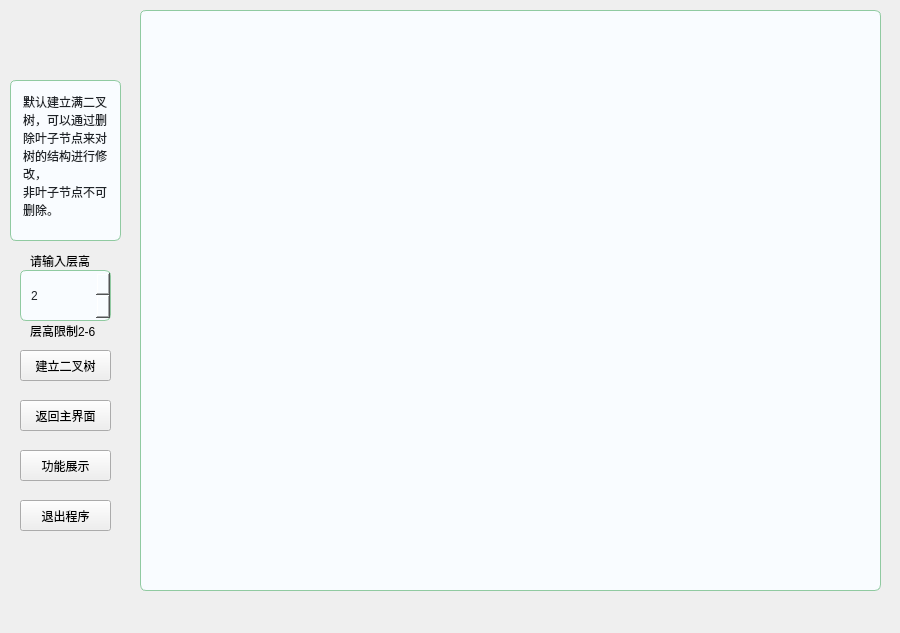
<?xml version="1.0" encoding="UTF-8"?>
<ui version="4.0">
 <class>BuildTree</class>
 <widget class="QWidget" name="BuildTree">
  <property name="geometry">
   <rect>
    <x>0</x>
    <y>0</y>
    <width>900</width>
    <height>633</height>
   </rect>
  </property>
  <property name="windowTitle">
   <string>Form</string>
  </property>
  <widget class="QPushButton" name="returnButton">
   <property name="geometry">
    <rect>
     <x>20</x>
     <y>400</y>
     <width>91</width>
     <height>31</height>
    </rect>
   </property>
   <property name="text">
    <string>返回主界面</string>
   </property>
  </widget>
  <widget class="QPushButton" name="showfuncButton">
   <property name="geometry">
    <rect>
     <x>20</x>
     <y>450</y>
     <width>91</width>
     <height>31</height>
    </rect>
   </property>
   <property name="text">
    <string>功能展示</string>
   </property>
  </widget>
  <widget class="QPushButton" name="exitButton">
   <property name="geometry">
    <rect>
     <x>20</x>
     <y>500</y>
     <width>91</width>
     <height>31</height>
    </rect>
   </property>
   <property name="text">
    <string>退出程序</string>
   </property>
  </widget>
  <widget class="QSpinBox" name="treeheightBox">
   <property name="geometry">
    <rect>
     <x>20</x>
     <y>270</y>
     <width>91</width>
     <height>51</height>
    </rect>
   </property>
   <property name="styleSheet">
    <string notr="true">QSpinBox {
    background-color: #f9fcff;        /* 输入区背景 */
    color: #1f2328;
    border: 1px solid #90caa1;
    border-radius: 6px;
    padding: 4px 28px 4px 8px;         /* 右侧留出上下按钮空间 */
    font: 12px &quot;Microsoft YaHei&quot;;
}

/* 悬停时边框加深 */
QSpinBox:hover {
    border-color: #64b5f6;
    background-color: #eef7ff;
}

/* 禁用态 */
QSpinBox:disabled {
    background-color: #f0f3f6;
    border-color: #d0d7de;
    color: #98a2ad;
}



/* 悬停、按下的反馈 */
QSpinBox::up-button:hover, QSpinBox::down-button:hover {
    background-color: #bbdefb;
    border-color: #64b5f6;
}
QSpinBox::up-button:pressed, QSpinBox::down-button:pressed {
    background-color: #64b5f6;
    border-color: #1e88e5;
}


</string>
   </property>
   <property name="minimum">
    <number>2</number>
   </property>
   <property name="maximum">
    <number>6</number>
   </property>
  </widget>
  <widget class="QGraphicsView" name="treeView">
   <property name="geometry">
    <rect>
     <x>140</x>
     <y>10</y>
     <width>741</width>
     <height>581</height>
    </rect>
   </property>
   <property name="styleSheet">
    <string notr="true">QGraphicsView {
    background-color: #f9fcff;        /* 浅蓝背景 */
    border: 1px solid #90caa1;        /* 与按钮一致的边框色 */
    border-radius: 6px;
}

/* 悬停时边框与底色轻微加深，保持层次感 */
QGraphicsView:hover {
    border-color: #64b5f6;
    background-color: #eef7ff;
}

/* 禁用态 */
QGraphicsView:disabled {
    background-color: #f0f3f6;
    border-color: #d0d7de;
}

/* 让内容区域透明，背景色由 QGraphicsView 控制 */
QGraphicsView::viewport {
    background: transparent;
}</string>
   </property>
  </widget>
  <widget class="QPushButton" name="buildButton">
   <property name="geometry">
    <rect>
     <x>20</x>
     <y>350</y>
     <width>91</width>
     <height>31</height>
    </rect>
   </property>
   <property name="text">
    <string>建立二叉树</string>
   </property>
  </widget>
  <widget class="QLabel" name="label">
   <property name="geometry">
    <rect>
     <x>30</x>
     <y>250</y>
     <width>111</width>
     <height>21</height>
    </rect>
   </property>
   <property name="text">
    <string>请输入层高</string>
   </property>
  </widget>
  <widget class="QLabel" name="label_2">
   <property name="geometry">
    <rect>
     <x>30</x>
     <y>320</y>
     <width>81</width>
     <height>21</height>
    </rect>
   </property>
   <property name="text">
    <string>层高限制2-6</string>
   </property>
  </widget>
  <widget class="QTextBrowser" name="textBrowser">
   <property name="geometry">
    <rect>
     <x>10</x>
     <y>80</y>
     <width>111</width>
     <height>161</height>
    </rect>
   </property>
   <property name="styleSheet">
    <string notr="true">/* 美化 QTextBrowser，全局生效 */
QTextBrowser {
    background-color: #f9fcff;          /* 浅蓝背景，柔和不刺眼 */
    border: 1px solid #90caa1;          /* 与按钮保持一致的绿色边框 */
    border-radius: 6px;                 /* 圆角 */
    padding: 8px;                       /* 内边距 */
    color: #1f2328;                     /* 深色文字 */
    font: 12px &quot;Microsoft YaHei&quot;;       /* 字体 */
}

/* 鼠标悬停时（虽然 QTextBrowser 一般不点击，但也能给 hover 效果） */
QTextBrowser:hover {
    border: 1px solid #64b5f6;          /* 边框加深 */
    background-color: #eef7ff;          /* 稍微更亮的蓝色背景 */
}

/* 禁用时 */
QTextBrowser:disabled {
    background-color: #f0f3f6;
    border: 1px solid #d0d7de;
    color: #98a2ad;
}
</string>
   </property>
   <property name="html">
    <string>&lt;!DOCTYPE HTML PUBLIC &quot;-//W3C//DTD HTML 4.0//EN&quot; &quot;http://www.w3.org/TR/REC-html40/strict.dtd&quot;&gt;
&lt;html&gt;&lt;head&gt;&lt;meta name=&quot;qrichtext&quot; content=&quot;1&quot; /&gt;&lt;meta charset=&quot;utf-8&quot; /&gt;&lt;style type=&quot;text/css&quot;&gt;
p, li { white-space: pre-wrap; }
hr { height: 1px; border-width: 0; }
li.unchecked::marker { content: &quot;\2610&quot;; }
li.checked::marker { content: &quot;\2612&quot;; }
&lt;/style&gt;&lt;/head&gt;&lt;body style=&quot; font-family:'Microsoft YaHei'; font-size:12px; font-weight:400; font-style:normal;&quot;&gt;
&lt;p style=&quot; margin-top:0px; margin-bottom:0px; margin-left:0px; margin-right:0px; -qt-block-indent:0; text-indent:0px;&quot;&gt;&lt;span style=&quot; font-family:'Microsoft YaHei UI'; font-size:9pt;&quot;&gt;默认建立满二叉树，可以通过删除叶子节点来对树的结构进行修改，&lt;/span&gt;&lt;/p&gt;
&lt;p style=&quot; margin-top:0px; margin-bottom:0px; margin-left:0px; margin-right:0px; -qt-block-indent:0; text-indent:0px;&quot;&gt;&lt;span style=&quot; font-family:'Microsoft YaHei UI'; font-size:9pt;&quot;&gt;非叶子节点不可删除。&lt;/span&gt;&lt;/p&gt;&lt;/body&gt;&lt;/html&gt;</string>
   </property>
  </widget>
 </widget>
 <resources/>
 <connections/>
</ui>
